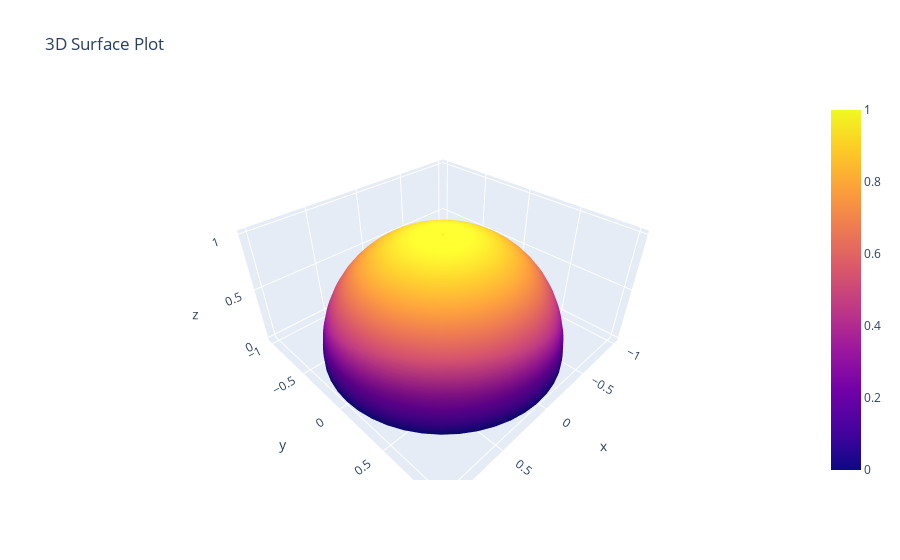

Notebook cell for this chart:
### Code cell
av.plot3d_parametric_surface(surf(theta,phi),(theta, 0,2*np.pi), (phi, 0, np.pi/2))

### Figure 1 — Plotly figure (JSON) as saved in the notebook; plotly's stock layout.template omitted (floating-point values rounded to 4 significant figures; data arrays with more than 128 entries replaced by an {"elided": "..."} marker saying what was removed)
{"data": [{"showlegend": false, "type": "surface", "x": {"elided": "50x50 float values"}, "y": {"elided": "50x50 float values"}, "z": {"elided": "50x50 float values"}}], "layout": {"autosize": true, "scene": {"aspectmode": "data", "aspectratio": {"x": 1.259, "y": 1.26, "z": 0.6303}}, "title": {"text": "3D Surface Plot"}, "xaxis": {"title": {"text": "X"}}, "yaxis": {"title": {"text": "Y"}}}}
